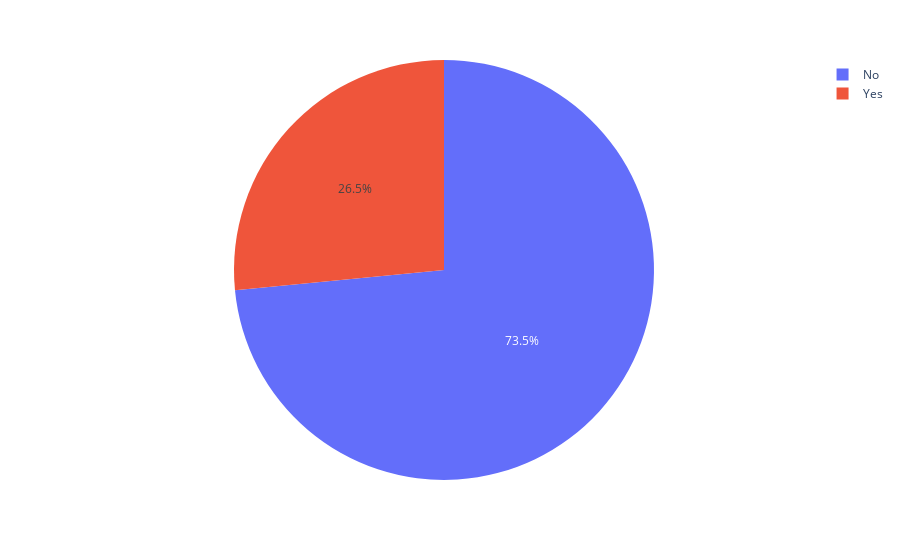

This figure's notebook cell:
### Markdown cell above
*Analyse univariée des churns*

### Code cell
churn_number = df[['Service ID','Churn Label']].groupby('Churn Label').count().reset_index()
px.pie(values=churn_number['Service ID'],labels=churn_number['Churn Label'],names=churn_number['Churn Label']).show()

### Figure 1 — Plotly figure (JSON) as saved in the notebook; plotly's stock layout.template omitted (floating-point values rounded to 4 significant figures)
{"data": [{"domain": {"x": [0, 1], "y": [0, 1]}, "hovertemplate": "label=%{label}<br>value=%{value}<extra></extra>", "labels": ["No", "Yes"], "legendgroup": "", "name": "", "showlegend": true, "type": "pie", "values": [5174, 1869]}], "layout": {"legend": {"tracegroupgap": 0}, "margin": {"t": 60}}}
